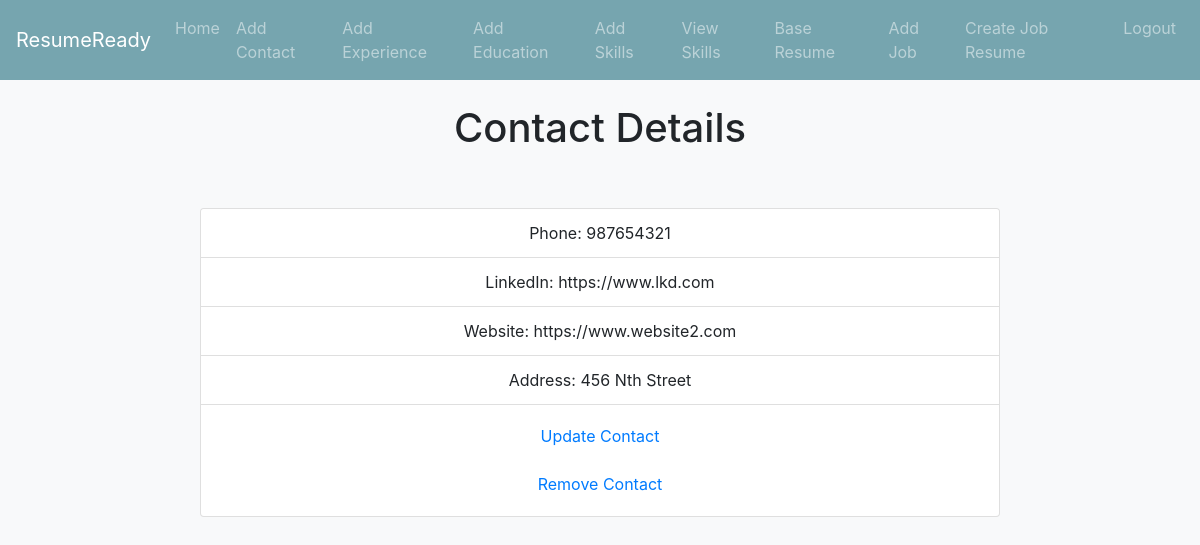
The app's page /view_contact (signed in) with its own data.
### details/models.py (models this page shows, shortened)
class Contact(models.Model):
    first_name = models.CharField('First Name', max_length=100)
    last_name = models.CharField('Last Name', max_length=100)
    phone = models.CharField('Phone', max_length=10)
    linkedin = models.URLField('LinkedIn')
    website = models.URLField('Website')
    address = models.CharField('Address', max_length=200)
    owner = models.IntegerField('Contact Owner', blank=False, default=1)

### details/views.py (the view)
# urls.py: path('view_contact', views.view_contact, name='view-contact'),
def view_contact(request):
    contact_list = Contact.objects.filter(owner=request.user.id)
    return render(request, 'details/show_contact.html', {'contact_list': contact_list})

### details/templates/details/show_contact.html
{% extends 'details/base.html'%}
{% block content %}
<center>
    <h1>Contact Details</h1>
    {% if user.is_authenticated %}
      <br>
      {% for contact in contact_list %}
          <br>
          <div class="card" style="width: 50rem;">
              <ul class="list-group list-group-flush">
                <li class="list-group-item">Phone: {{ contact.phone }}</li>
                <li class="list-group-item">LinkedIn: {{ contact.linkedin }} </li>
                <li class="list-group-item">Website: {{ contact.website }}</li>
                <li class="list-group-item">Address: {{ contact.address }} </li>
                <div class="card-body">
                  <a href="{% url 'update-contact' contact.id %}" class="card-link">Update Contact</a>
                  <br>
                  <br>
                  <a href="{% url 'remove-contact' contact.id %}" class="card-link">Remove Contact</a>
                </div>
              </ul>
            </div>
          <br>
      {% endfor %}
    {% else %}
      <h2> You need to be authenticated to access this page!</h2>
    {% endif %}
</center>
{% endblock %}

### records on screen
Contact: phone "987654321", linkedin "https://www.lkd.com", website "https://www.website2.com", address "456 Nth Street"
